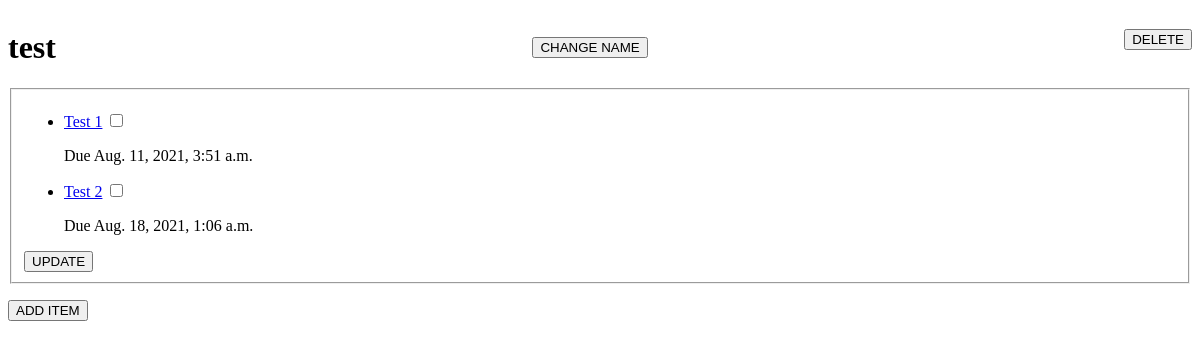
Page /todo/15/ on the earlier database version.
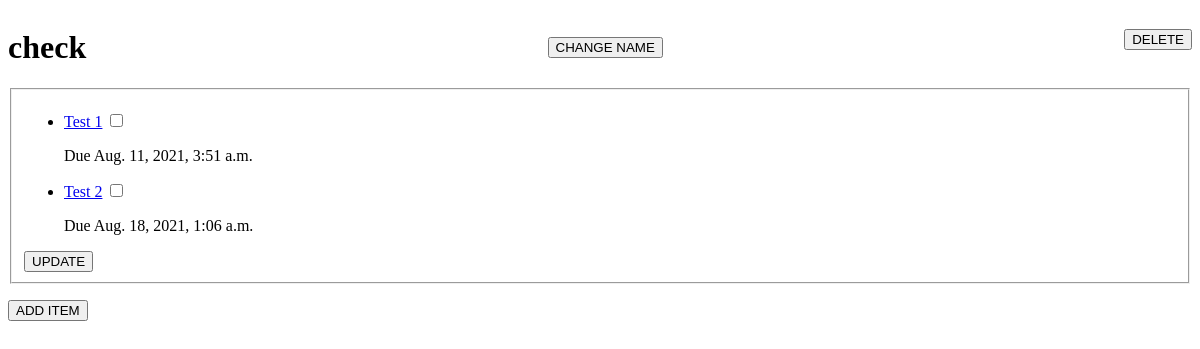
Same page on the later database version.
### todo/models.py (models this page shows, shortened)
class Todolist(models.Model):
    list_name = models.CharField(max_length=100)

### todo/views.py (the view)
# urls.py: path('<int:list_id>/', detail, name='list_detail'),
def detail(request, list_id):
    try:
        todolist = Todolist.objects.get(id=list_id)
    except Todolist.DoesNotExist:
        raise Http404("this list does not exist")
    items_list = Todoitem.objects.filter(todo_list = todolist)
    context = {
        'todolist' : todolist,
        'items_list' : items_list
        }
    return render(request, 'todo/detail.html',context)

### todo/templates/todo/detail.html (shortened to what this page needs)
<div style="display: flex; flex-direction: row; justify-content: space-between; align-items: center;" id='container'>
    <div class="item"><h1>{{ todolist.list_name}}</h1></div>
    <div class="item"><a href='/todo/{{todolist.id}}/updatelist'><button>CHANGE NAME</button></a></div>
    <div class="item"><form action="{% url 'todo:list_delete' todolist.id %}" method="GET">
            <input type="submit" value="DELETE">
    </form></div>
</div>
<form action="{% url 'todo:update' todolist.id %}" method="post">
    <fieldset>
<ul>
    {% for item in items_list %}
    <li>
        <p style="size: 21px; color: blue;"><a href="/todo/{{todolist.id}}/{{item.id}}">{{item.title}}</a>
        {% if item.checked == True %}
        <input type="checkbox" name={{item.title}} value={{item.title}} checked="checked" />
        {% else %}
        <input type="checkbox" name={{item.title}} value={{item.title}} />
        {% endif %}
    </p>
    Due {{item.due_date}}
    </li>
    {% endfor %}
</ul>
<input type="submit" value="UPDATE">
</fieldset>
</form>
<a href='/todo/{{todolist.id}}/createitem'><button>ADD ITEM</button></a>

Differences in the rows shown:
changed Todolist: list_name "test" → "check"
